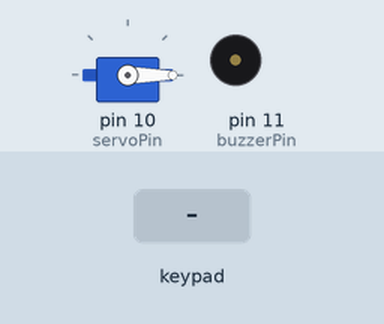
This sketch was run on a simulated Arduino Uno, built with avr-gcc and run on an emulated ATmega328P. On the bench: servo, buzzer (waves = sounding). The test bench sets the inputs (shaded band).

Above: at 1.2 s.
1.3 s: keypad keys 9 8 7 6 pressed 0.4 s apart
At 2.1 s:
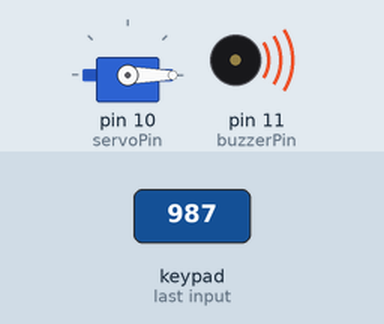
5.9 s: key '#' pressed
At 6.7 s:
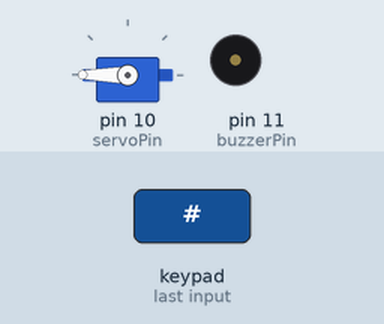
Timing chart, 0 to 8.9 s (numbered marks = the images above; inputs shaded):
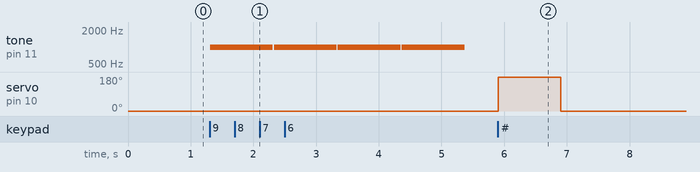

The sketch:

door_lock_with_servo_buzzer.ino
```cpp
#include <Keypad.h>
#include <Servo.h>

// Define the keypad layout
const byte ROWS = 4;
const byte COLS = 4;

char keys[ROWS][COLS] = {
  {'1', '2', '3', 'A'},
  {'4', '5', '6', 'B'},
  {'7', '8', '9', 'C'},
  {'*', '0', '#', 'D'}
};

byte rowPins[ROWS] = {9, 8, 7, 6};
byte colPins[COLS] = {5, 4, 3, 2};

Keypad keypad = Keypad(makeKeymap(keys), rowPins, colPins, ROWS, COLS);

Servo doorServo;
const int servoPin = 10;
const int buzzerPin = 11;
//const char correctCode = 'A';
//char inputCode = "";

void setup() {
  doorServo.attach(servoPin);
  pinMode(buzzerPin, OUTPUT);
  doorServo.write(0); // Start with the door locked (servo at 0 degrees)
}

void loop() {
  char key = keypad.getKey();
  if (key) {
    if (key == '#') {

        doorServo.write(180); // Unlock the door (servo at 90 degrees)
        delay(1000); // Keep the door unlocked for 3 seconds
        doorServo.write(0); // Lock the door again
      }
      else {
        tone(buzzerPin, 1000); // Sound buzzer at 1kHz
        delay(1000); // Wait for 1 second
       noTone(buzzerPin); // Stop the buzzer
      }
    }

}


/*


  if (key) {
    if (key == 'A') { // Check if the user presses the # key
     //char key1 = keypad.getKey();
      //inputCode = key1;
      //if (key1 == correctCode) {
        doorServo.write(90); // Unlock the door (servo at 90 degrees)
        delay(3000); // Keep the door unlocked for 3 seconds
        doorServo.write(0); // Lock the door again
      }
      // else
       {
       // tone(buzzerPin, 1000); // Sound buzzer at 1kHz
       // delay(1000); // Wait for 1 second
       // noTone(buzzerPin); // Stop the buzzer
      }
    }
      //inputCode = ""; // Reset the input code
     else {
     // inputCode += key; // Append the pressed key to the input code
    }

}
}*/
```

Measured:
- after the input at 1.3 s, tone on pin 11 (buzzerPin): alternates 1000 Hz for 1.0 s and silent for 0.02 s, starting at once
- after the input at 5.9 s, servo on pin 10 (servoPin): 0° → 180° at once, → 0° 1.0 s later
